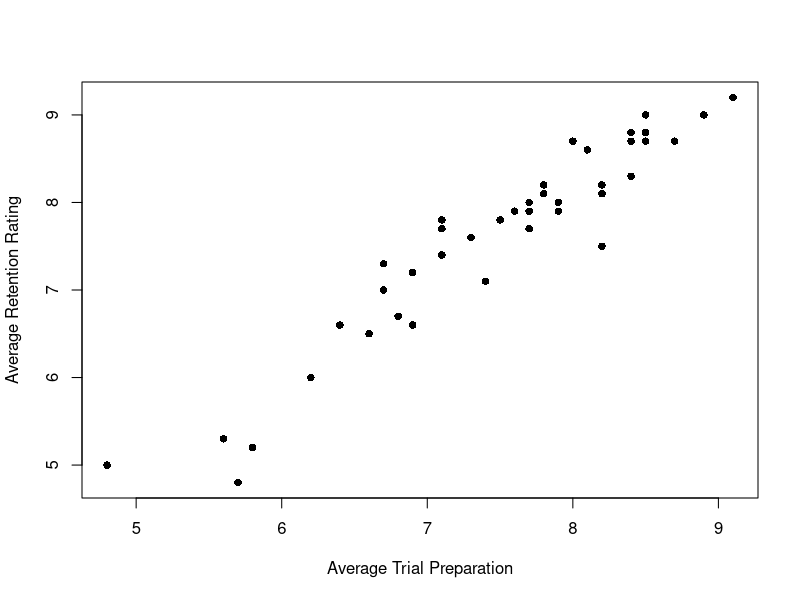
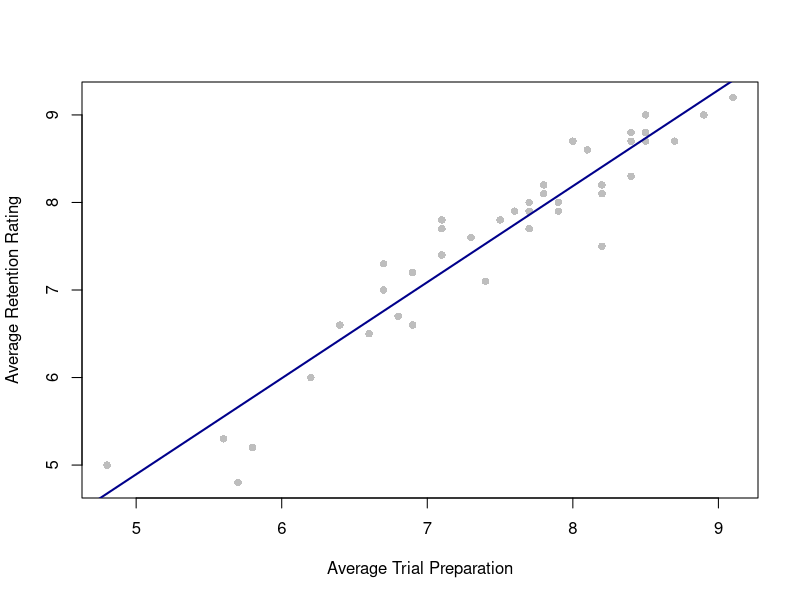

Write the R code that produced these figures, in order.
library(AER)     # loads the Applied Econometrics with R package
data("USJudgeRatings", package = "AER")
df <- USJudgeRatings

# Data Prep
Y   <- df$RTEN
X   <- df$PREP

plot(X, Y, xlab = 'Average Trial Preparation', ylab = 'Average Retention Rating', pch = 16)

# Creating the linear model
model   <- lm(Y ~ X)
coef(model)

plot(X, Y, xlab = 'Average Trial Preparation', ylab = 'Average Retention Rating', pch = 16, col = 'gray')
abline(a = coef(model)[1], b = coef(model)[2], lwd = 2, col = 'darkblue')

summary(model)
